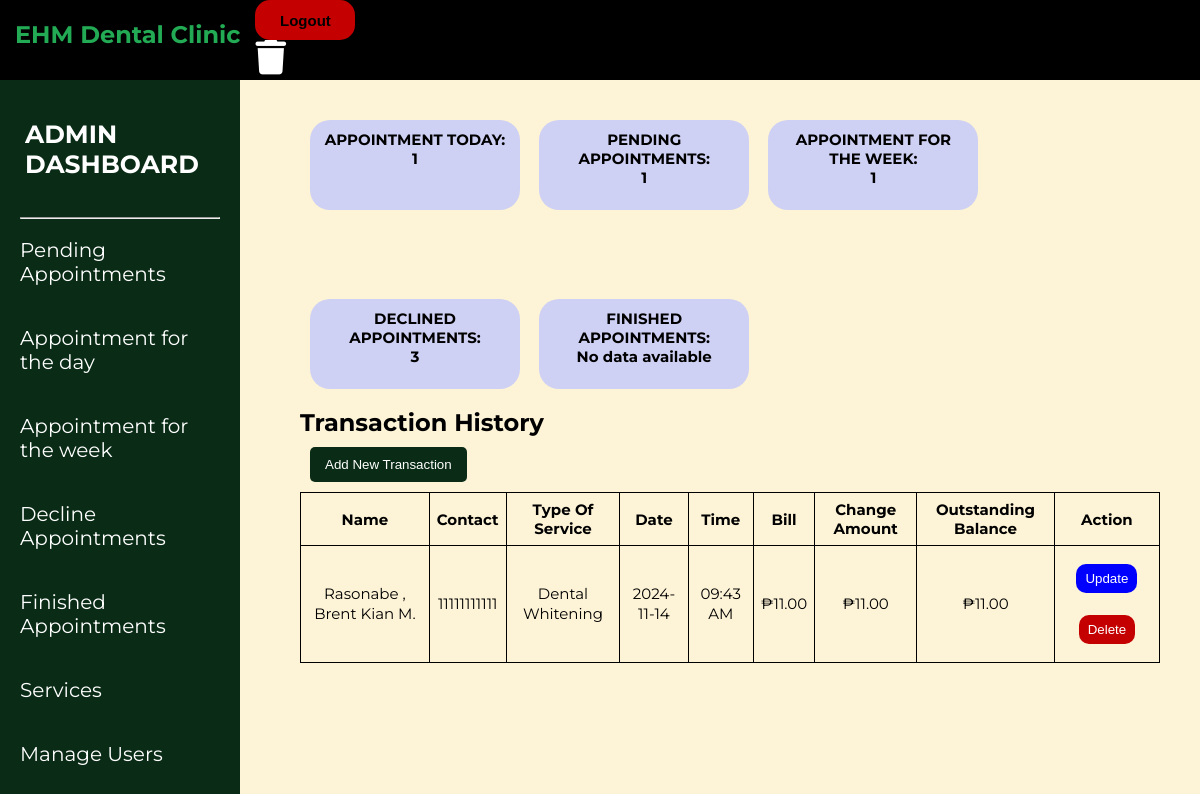
Page /DUMPS/ADMIN/transaction_history.php (signed in) on the committed database.
### tables this page shows
CREATE TABLE `tbl_transaction_history` (
  `id` int(11) NOT NULL,
  `name` int(255) NOT NULL,
  `contact` varchar(11) NOT NULL,
  `service_type` int(11) NOT NULL,
  `date` date DEFAULT NULL,
  `time` time DEFAULT NULL,
  `bill` decimal(10,2) NOT NULL,
  `change_amount` decimal(10,2) NOT NULL,
  `outstanding_balance` decimal(10,2) NOT NULL
);

CREATE TABLE `tbl_patient` (
  `id` int(11) NOT NULL,
  `first_name` varchar(30) NOT NULL,
  `middle_name` varchar(2) DEFAULT NULL,
  `last_name` varchar(20) NOT NULL
);

CREATE TABLE `tbl_service_type` (
  `id` int(11) NOT NULL,
  `service_type` varchar(50) NOT NULL,
  `price` decimal(10,2) NOT NULL
);

### DUMPS/ADMIN/transaction_history.php (the view, shortened to what this page needs)
<!DOCTYPE html>
<html lang="en">
<head>
    <link rel="stylesheet" href="admin.css">
    <link rel="stylesheet" href="https://cdnjs.cloudflare.com/ajax/libs/font-awesome/6.6.0/css/all.min.css"
 />
</head>
<body>
    <nav>
        <a href="../HOME_PAGE/Home_page.php">
            <div class="logo">
                <h1><span>EHM</span> Dental Clinic</h1>
            </div>
        </a>
        <form method="POST" action="../logout.php">
            <button type="submit" class="logout-button">Logout</button>
        </form>
        <a href="admin_dashboard_bin.php"><i class="fas fa-trash trash"></i></a>
    </nav>
    <div>
        <aside class="sidebar">
            <ul>
                <br>
                <a href="admin_dashboard.php">
                    <h3>ADMIN<br>DASHBOARD</h3>
                </a>
                <br>
                <br>
                <hr>
                <br>
                <li><a href="pending.php">Pending Appointments</a></a></li>
                <li><a href="day.php">Appointment for the day</a></li>
                <li><a href="week.php">Appointment for the week</a></li>
                <li><a href="declined.php">Decline Appointments</a></a></li>
                <li><a href="finished.php">Finished Appointments</a></li>
                <li><a href="services.php">Services</a></li>
                <li><a href="manage_user.php">Manage Users</a></li>
            </ul>
        </aside>
    </div>
    <div class="top">
        <div class="content-box">
            <div class="round-box">
                <p>APPOINTMENT TODAY:</p>
                <?php
                include("../dbcon.php");
                $today = date('Y-m-d');
                $sql_today = "SELECT COUNT(*) as total_appointments_today
                              FROM tbl_appointments
                              WHERE (DATE(date) = '$today' OR DATE(modified_date) = '$today') AND status = '3'";
                $result_today = mysqli_query($con, $sql_today);
                $row_today = mysqli_fetch_assoc($result_today);
                $appointments_today = $row_today['total_appointments_today'];
                echo $appointments_today ? $appointments_today : 'No data available';
                ?>
            </div>
            <div class="round-box">
                <p>PENDING APPOINTMENTS:</p>
                <?php
                $sql_pending = "SELECT COUNT(*) as total_pending_appointments
                                FROM tbl_appointments
                                WHERE status = '1'";
                $result_pending = mysqli_query($con, $sql_pending);
                $row_pending = mysqli_fetch_assoc($result_pending);
                $pending_appointments = $row_pending['total_pending_appointments'];
                echo $pending_appointments ? $pending_appointments : 'No data available';
                ?>
            </div>
            <div class="round-box">
                <p>APPOINTMENT FOR THE WEEK:</p>
                <?php
                $start_of_week = date('Y-m-d', strtotime('monday this week'));
                $end_of_week = date('Y-m-d', strtotime('sunday this week'));
                $sql_week = "SELECT COUNT(*) as total_appointments_week
                 FROM tbl_appointments
                 WHERE (DATE(date) BETWEEN '$start_of_week' AND '$end_of_week'
                 OR DATE(modified_date) BETWEEN '$start_of_week' AND '$end_of_week')
                 AND status = '3'";
                $result_week = mysqli_query($con, $sql_week);
                $row_week = mysqli_fetch_assoc($result_week);
                $appointments_for_week = $row_week['total_appointments_week'];
                echo $appointments_for_week ? $appointments_for_week : 'No data available';
                ?>
            </div>
            <div class="round-box">
                <p>DECLINED APPOINTMENTS:</p>
                <?php
                $sql_finished = "SELECT COUNT(*) as total_finished_appointments FROM tbl_appointments WHERE status = '2'";
                $result_finished = mysqli_query($con, $sql_finished);
                $row_finished = mysqli_fetch_assoc($result_finished);
                $finished_appointments = $row_finished['total_finished_appointments'];
                echo $finished_appointments ? $finished_appointments : 'No data available';
                ?>
            </div>
            <div class="round-box">
                <p>FINISHED APPOINTMENTS:</p>
                <?php
                $sql_finished = "SELECT COUNT(*) as total_finished_appointments FROM tbl_appointments WHERE status = '4'";
                $result_finished = mysqli_query($con, $sql_finished);
                $row_finished = mysqli_fetch_assoc($result_finished);
                $finished_appointments = $row_finished['total_finished_appointments'];
                echo $finished_appointments ? $finished_appointments : 'No data available';
                ?>
            </div>
            <h2>Transaction History</h2>
            <button id="openModalBtn" class="pagination-btn">Add New Transaction</button>
            <?php
            $resultsPerPage = 6;
            $currentPage = isset($_GET['page']) ? (int) $_GET['page'] : 1;
            $startRow = ($currentPage - 1) * $resultsPerPage;
            $query = "SELECT a.*,
            s.service_type AS service_name,
            p.first_name, p.middle_name, p.last_name
          FROM tbl_transaction_history a
          JOIN tbl_service_type s ON a.service_type = s.id
          JOIN tbl_patient p ON a.name = p.id
          LIMIT $resultsPerPage OFFSET $startRow";
            $result = mysqli_query($con, $query);
            ?>
        </div>
        <table class="table table-bordered centered-table">
            <thead>
                <tr>
                    <th>Name</th>
                    <th>Contact</th>
                    <th>Type Of Service</th>
                    <th>Date</th>
                    <th>Time</th>
                    <th>Bill</th>
                    <th>Change Amount</th>
                    <th>Outstanding Balance</th>
                    <th>Action</th>
                </tr>
            </thead>
            <tbody>
                <?php
                if (mysqli_num_rows($result) > 0) {
                    while ($row = mysqli_fetch_assoc($result)) {
                        $dateToDisplay = !empty($row['date']) ? $row['date'] : $row['date'];
                        $timeToDisplay = !empty($row['time']) ? $row['time'] : $row['time'];
                        $timeToDisplayFormatted = date("h:i A", strtotime($timeToDisplay));
                        $bill = "₱" . number_format($row['bill'], 2);
                        $change_amount = "₱" . number_format($row['change_amount'], 2);
                        $outstanding_balance = "₱" . number_format($row['outstanding_balance'], 2);
                        echo "<tr>
                    <td>{$row['last_name']}, {$row['first_name']} {$row['middle_name']}</td>
                    <td>{$row['contact']}</td>
                    <td>{$row['service_name']}</td>
                    <td>{$dateToDisplay}</td>
                    <td>{$timeToDisplayFormatted}</td>
                    <td>{$bill}</td>
                    <td>{$change_amount}</td>
                    <td>{$outstanding_balance}</td>
                    <td>
                        <button type='button' onclick='openModal2({$row['id']}, \"{$row['contact']}\", \"{$row['service_name']}\", \"{$row['date']}\", \"{$row['time']}\", \"{$row['bill']}\", \"{$row['change_amount']}\", \"{$row['outstanding_balance']}\")'
                        style='background-color: blue; color:white; border:none; padding:7px 9px; border-radius:10px; margin:11px 3px; cursor:pointer;'>Update</button>
                        <form method='POST' action='' style='display:inline;'>
                            <input type='hidden' name='id' value='{$row['id']}'>
                            <input type='submit' name='delete' value='Delete'
                            style='background-color: rgb(196, 0, 0); color:white; border:none; padding:7px 9px; border-radius:10px; margin:11px 3px; cursor:pointer;'>
                        </form>
                    </td>
                </tr>";
                    }
                } else {
                    echo "<tr><td colspan='8'>No records found</td></tr>";
                }
                ?>
            </tbody>
        </table>
        <br><br>
    </div>
</body>
</html>

### ADMIN/admin.css (style rules this page uses)
* { margin: 0%; padding: 0%; text-decoration: none; overflow: auto; }
body { background-color: #FDF3D6; font-family: "Montserrat", sans-serif; }
nav { height: 80px; width: 100%; background-color: #000000; position: fixed; z-index: 1000; }
nav .logo { float: left; margin: 0px 15px; color: #22AA54; line-height: 70px; transition: transform 0.3s ease-in-out; }
.logout-button { width: 100px; height: 40px; font-size: 15px; font-weight: bold; background-color: rgb(196, 0, 0); color: black; cursor: pointer; border: #ff0000; border-radius: 15px; transition: transform 0.3s; }
.trash { width: 50px; height: 40px; font-size: 35px; font-weight: bold; color: white; cursor: pointer; transition: transform 0.3s; }
.sidebar { position: fixed; top: 80px; width: 200px; height: 100vh; background-color: #0A2C16; color: white; padding: 20px; }
.sidebar h3 { font-size: 25px; color: #ffff; text-shadow: none; }
.sidebar ul { list-style: none; padding: 0; }
.sidebar li { margin-bottom: 40px; font-size: 20px; }
.sidebar a { text-decoration: none; color: white; }
hr { color: black; font-weight: 2px; }
.top { margin-left: 300px; margin-right: 40px; }
.content-box { margin-top: 50px; word-wrap: break-word; overflow-wrap: break-word; justify-content: space-between; }
.round-box { width: 190px; height: 70px; border-radius: 20px; padding: 10px; font-size: 15px; font-weight: bold; text-align: center; display: inline-block; background-color: #CFD1F4; margin: 70px 5px 15px 10px; }
table, th, td { font-size: 15px; border: 1px solid black; background-color: #FDF3D6; border-collapse: collapse; text-align: center; padding: 7px; }
table { width: 100%; }
td { line-height: 20px; }
.centered-table { padding: 10px; width: 100%; }
.pagination-btn { display: inline-block; padding: 10px 15px; margin: 10px; border: none; border-radius: 5px; background-color: #0A2C16; color: white; text-decoration: none; transition: background-color 0.3s; }
div h3 { margin-left: 5px; }

### rows in the picture
tbl_transaction_history: tbl_patient.last_name "Rasonabe", tbl_patient.first_name "Brent Kian", tbl_patient.middle_name "M.", contact "11111111111", tbl_service_type.service_type "Dental Whitening", date "2024-11-14", time "09:43 AM", bill "₱11.00", change_amount "₱11.00", outstanding_balance "₱11.00"

### other values in the picture
$appointments_today "1"
$pending_appointments "1"
$appointments_for_week "1"
$finished_appointments "3"
